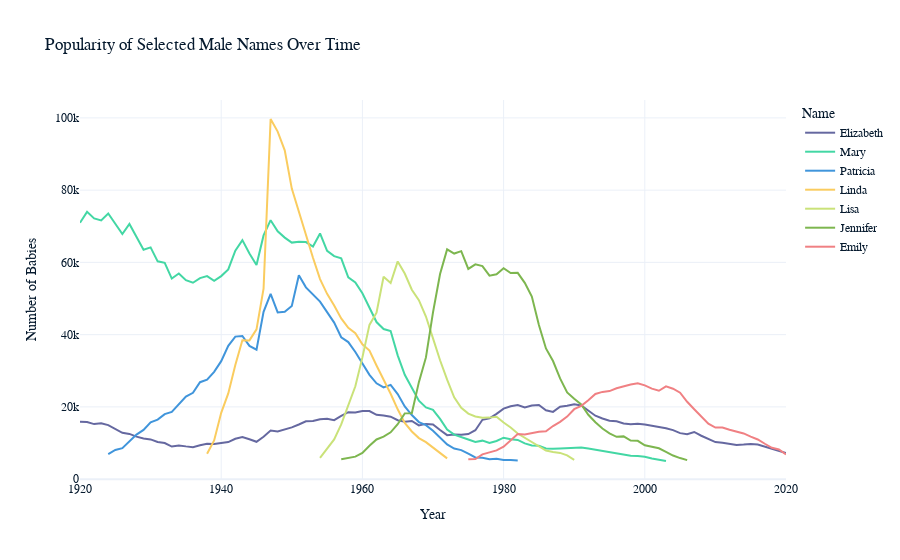

Source (notebook cell):
### Markdown cell above
Mary appears 36 times on top
_**Remember**_ For the periode of 1920 - 2020 : The 5 higher number of female names are : 'Mary', 'Patricia', 'Elizabeth', 'Jennifer', 'Linda'
Noticed that :
- Patricia , Elizabeth, were never the most given name in any of the year
- Linda is 6th on the list of name most given in a particular year. 6 times but manage to be on the list of 5 most given name over 101 years

### Code cell
#a graph to visualise the evolution over time
# Filter the data to include only the specified female names because over all most 5 given
# lisa and emily are added as they appeared in some year based on the maximum number of occurrences.
selected_femalnames = ['Mary', 'Patricia', 'Elizabeth', 'Jennifer', 'Linda' , 'Emily', 'Lisa'] 
filtered_femalnames = names[(names['first_name'].isin(selected_femalnames)) & (names['sex'] == 'F')]

# Group by year and first_name, then sum the occurrences
name_counts_per_year = filtered_femalnames.groupby(['year', 'first_name'])['num'].sum().reset_index()

# Create an interactive line plot
fig = px.line(name_counts_per_year, x='year', y='num', color='first_name',
              title='Popularity of Selected Male Names Over Time',
              labels={'num': 'Number of Babies', 'year': 'Year', 'first_name': 'Name'})

# Show the plot
fig.show()

### Figure 1 — Plotly figure (JSON) as saved in the notebook; plotly's stock layout.template omitted (floating-point values rounded to 4 significant figures)
{"data": [{"hovertemplate": "Name=Elizabeth<br>Year=%{x}<br>Number of Babies=%{y}<extra></extra>", "legendgroup": "Elizabeth", "line": {"color": "#6568a0", "dash": "solid"}, "marker": {"symbol": "circle"}, "mode": "lines", "name": "Elizabeth", "orientation": "v", "showlegend": true, "x": [1920, 1921, 1922, 1923, 1924, 1925, 1926, 1927, 1928, 1929, 1930, 1931, 1932, 1933, 1934, 1935, 1936, 1937, 1938, 1939, 1940, 1941, 1942, 1943, 1944, 1945, 1946, 1947, 1948, 1949, 1950, 1951, 1952, 1953, 1954, 1955, 1956, 1957, 1958, 1959, 1960, 1961, 1962, 1963, 1964, 1965, 1966, 1967, 1968, 1969, 1970, 1971, 1972, 1973, 1974, 1975, 1976, 1977, 1978, 1979, 1980, 1981, 1982, 1983, 1984, 1985, 1986, 1987, 1988, 1989, 1990, 1991, 1992, 1993, 1994, 1995, 1996, 1997, 1998, 1999, 2000, 2001, 2002, 2003, 2004, 2005, 2006, 2007, 2008, 2009, 2010, 2011, 2012, 2013, 2014, 2015, 2016, 2017, 2018, 2019, 2020], "xaxis": "x", "y": [15909, 15801, 15243, 15461, 14950, 13936, 12835, 12526, 11765, 11249, 10996, 10292, 9997, 9017, 9346, 9075, 8859, 9385, 9802, 9709, 9953, 10268, 11185, 11645, 11032, 10340, 11753, 13440, 13213, 13713, 14334, 15119, 16020, 16100, 16586, 16694, 16344, 17496, 18532, 18424, 18857, 18857, 17803, 17593, 17294, 16322, 15883, 16117, 14886, 15298, 15115, 13603, 12185, 12358, 12262, 12472, 13544, 16429, 16810, 18079, 19527, 20176, 20510, 19843, 20362, 20543, 19074, 18607, 20041, 20298, 20749, 20391, 19033, 17557, 16786, 16188, 16001, 15426, 15190, 15348, 15108, 14789, 14610, 14109, 13562, 12733, 12432, 13058, 12013, 11043, 10269, 10095, 9715, 9459, 9576, 9745, 9572, 8977, 8565, 7879, 7216], "yaxis": "y", "type": "scatter"}, {"hovertemplate": "Name=Mary<br>Year=%{x}<br>Number of Babies=%{y}<extra></extra>", "legendgroup": "Mary", "line": {"color": "#43d7a4", "dash": "solid"}, "marker": {"symbol": "circle"}, "mode": "lines", "name": "Mary", "orientation": "v", "showlegend": true, "x": [1920, 1921, 1922, 1923, 1924, 1925, 1926, 1927, 1928, 1929, 1930, 1931, 1932, 1933, 1934, 1935, 1936, 1937, 1938, 1939, 1940, 1941, 1942, 1943, 1944, 1945, 1946, 1947, 1948, 1949, 1950, 1951, 1952, 1953, 1954, 1955, 1956, 1957, 1958, 1959, 1960, 1961, 1962, 1963, 1964, 1965, 1966, 1967, 1968, 1969, 1970, 1971, 1972, 1973, 1974, 1975, 1976, 1977, 1978, 1979, 1980, 1981, 1982, 1983, 1984, 1985, 1986, 1987, 1988, 1989, 1990, 1991, 1992, 1993, 1994, 1995, 1996, 1997, 1998, 1999, 2000, 2001, 2002, 2003], "xaxis": "x", "y": [70982, 73985, 72176, 71635, 73536, 70586, 67836, 70640, 66873, 63511, 64149, 60295, 59883, 55516, 56932, 55072, 54374, 55644, 56214, 54903, 56208, 58041, 63256, 66173, 62469, 59281, 67471, 71687, 68599, 66865, 65478, 65724, 65625, 64389, 68019, 63173, 61743, 61104, 55858, 54478, 51477, 47680, 43488, 41552, 40985, 34270, 28886, 25316, 21723, 19851, 19202, 16698, 13759, 12313, 11741, 10966, 10319, 10658, 10042, 10561, 11475, 11044, 10855, 9896, 9292, 9243, 8508, 8395, 8510, 8644, 8669, 8761, 8461, 8119, 7752, 7457, 6963, 6647, 6463, 6382, 6209, 5739, 5471, 5025], "yaxis": "y", "type": "scatter"}, {"hovertemplate": "Name=Patricia<br>Year=%{x}<br>Number of Babies=%{y}<extra></extra>", "legendgroup": "Patricia", "line": {"color": "#4095db", "dash": "solid"}, "marker": {"symbol": "circle"}, "mode": "lines", "name": "Patricia", "orientation": "v", "showlegend": true, "x": [1924, 1925, 1926, 1927, 1928, 1929, 1930, 1931, 1932, 1933, 1934, 1935, 1936, 1937, 1938, 1939, 1940, 1941, 1942, 1943, 1944, 1945, 1946, 1947, 1948, 1949, 1950, 1951, 1952, 1953, 1954, 1955, 1956, 1957, 1958, 1959, 1960, 1961, 1962, 1963, 1964, 1965, 1966, 1967, 1968, 1969, 1970, 1971, 1972, 1973, 1974, 1975, 1976, 1977, 1978, 1979, 1980, 1981, 1982], "xaxis": "x", "y": [6958, 8095, 8589, 10553, 12332, 13624, 15751, 16469, 17990, 18631, 20845, 22877, 23915, 26838, 27556, 29707, 32665, 36903, 39458, 39622, 36878, 35840, 46298, 51278, 46137, 46330, 47943, 56444, 53098, 51021, 49147, 46222, 43334, 39276, 37947, 35217, 32105, 28872, 26535, 25378, 26086, 23553, 20111, 17752, 15804, 14956, 13405, 11465, 9597, 8477, 8034, 7050, 6017, 5905, 5501, 5651, 5309, 5283, 5168], "yaxis": "y", "type": "scatter"}, {"hovertemplate": "Name=Linda<br>Year=%{x}<br>Number of Babies=%{y}<extra></extra>", "legendgroup": "Linda", "line": {"color": "#facc5f", "dash": "solid"}, "marker": {"symbol": "circle"}, "mode": "lines", "name": "Linda", "orientation": "v", "showlegend": true, "x": [1938, 1939, 1940, 1941, 1942, 1943, 1944, 1945, 1946, 1947, 1948, 1949, 1950, 1951, 1952, 1953, 1954, 1955, 1956, 1957, 1958, 1959, 1960, 1961, 1962, 1963, 1964, 1965, 1966, 1967, 1968, 1969, 1970, 1971, 1972], "xaxis": "x", "y": [7047, 10713, 18368, 23721, 31612, 38440, 38413, 41462, 52710, 99693, 96212, 91019, 80431, 73979, 67079, 61282, 55375, 51300, 48074, 44500, 41907, 40410, 37311, 35580, 31467, 27720, 23632, 19338, 15564, 13197, 11370, 10246, 8730, 7374, 5745], "yaxis": "y", "type": "scatter"}, {"hovertemplate": "Name=Lisa<br>Year=%{x}<br>Number of Babies=%{y}<extra></extra>", "legendgroup": "Lisa", "line": {"color": "#cae279", "dash": "solid"}, "marker": {"symbol": "circle"}, "mode": "lines", "name": "Lisa", "orientation": "v", "showlegend": true, "x": [1954, 1955, 1956, 1957, 1958, 1959, 1960, 1961, 1962, 1963, 1964, 1965, 1966, 1967, 1968, 1969, 1970, 1971, 1972, 1973, 1974, 1975, 1976, 1977, 1978, 1979, 1980, 1981, 1982, 1983, 1984, 1985, 1986, 1987, 1988, 1989, 1990], "xaxis": "x", "y": [5913, 8538, 11012, 15136, 20202, 25693, 33704, 42703, 46077, 56042, 54272, 60270, 56918, 52434, 49534, 45028, 38964, 32911, 27549, 22671, 19773, 18137, 17349, 17015, 17034, 17285, 15666, 14294, 12637, 11470, 10236, 9015, 7905, 7546, 7268, 6573, 5345], "yaxis": "y", "type": "scatter"}, {"hovertemplate": "Name=Jennifer<br>Year=%{x}<br>Number of Babies=%{y}<extra></extra>", "legendgroup": "Jennifer", "line": {"color": "#7db64f", "dash": "solid"}, "marker": {"symbol": "circle"}, "mode": "lines", "name": "Jennifer", "orientation": "v", "showlegend": true, "x": [1957, 1958, 1959, 1960, 1961, 1962, 1963, 1964, 1965, 1966, 1967, 1968, 1969, 1970, 1971, 1972, 1973, 1974, 1975, 1976, 1977, 1978, 1979, 1980, 1981, 1982, 1983, 1984, 1985, 1986, 1987, 1988, 1989, 1990, 1991, 1992, 1993, 1994, 1995, 1996, 1997, 1998, 1999, 2000, 2001, 2002, 2003, 2004, 2005, 2006], "xaxis": "x", "y": [5483, 5879, 6235, 7243, 9264, 10979, 11758, 12955, 15207, 18210, 18233, 26852, 33703, 46157, 56780, 63604, 62446, 63116, 58186, 59474, 58970, 56319, 56716, 58379, 57049, 57119, 54348, 50560, 42655, 36184, 32704, 27890, 23998, 22230, 20673, 17819, 15751, 14000, 12684, 11728, 11839, 10691, 10614, 9388, 8921, 8539, 7565, 6543, 5836, 5267], "yaxis": "y", "type": "scatter"}, {"hovertemplate": "Name=Emily<br>Year=%{x}<br>Number of Babies=%{y}<extra></extra>", "legendgroup": "Emily", "line": {"color": "#f08083", "dash": "solid"}, "marker": {"symbol": "circle"}, "mode": "lines", "name": "Emily", "orientation": "v", "showlegend": true, "x": [1975, 1976, 1977, 1978, 1979, 1980, 1981, 1982, 1983, 1984, 1985, 1986, 1987, 1988, 1989, 1990, 1991, 1992, 1993, 1994, 1995, 1996, 1997, 1998, 1999, 2000, 2001, 2002, 2003, 2004, 2005, 2006, 2007, 2008, 2009, 2010, 2011, 2012, 2013, 2014, 2015, 2016, 2017, 2018, 2019, 2020], "xaxis": "x", "y": [5484, 5547, 6879, 7479, 7972, 9006, 10802, 12519, 12378, 12785, 13136, 13236, 14706, 15872, 17323, 19367, 20309, 21833, 23592, 24151, 24379, 25151, 25734, 26185, 26539, 25957, 25057, 24467, 25691, 25039, 23944, 21409, 19358, 17437, 15355, 14277, 14265, 13657, 13131, 12652, 11794, 10990, 9797, 8694, 8229, 6856], "yaxis": "y", "type": "scatter"}], "layout": {"xaxis": {"anchor": "y", "domain": [0, 1], "title": {"text": "Year"}}, "yaxis": {"anchor": "x", "domain": [0, 1], "title": {"text": "Number of Babies"}}, "legend": {"title": {"text": "Name"}, "tracegroupgap": 0}, "title": {"text": "Popularity of Selected Male Names Over Time"}}}
